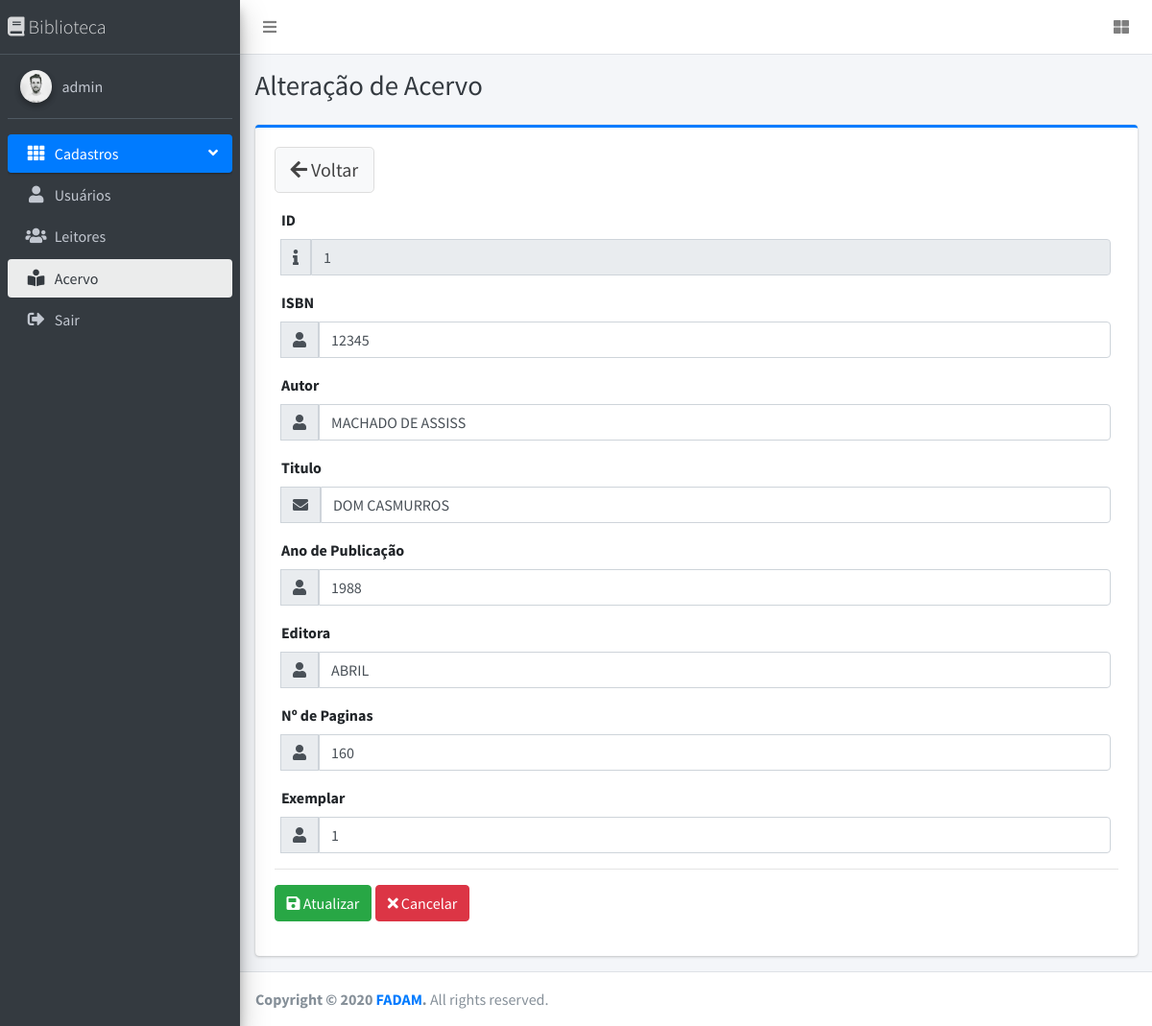
/acervo/frmalt.php?id=1 (signed in), run on the app's committed database.
### tables this page shows
CREATE TABLE `tbacervo` (
  `id_acervo` int(11) UNSIGNED NOT NULL,
  `isbn` varchar(13) DEFAULT NULL,
  `autor` varchar(50) DEFAULT NULL,
  `titulo` varchar(80) DEFAULT NULL,
  `ano_publicacao` int(4) DEFAULT NULL,
  `editora` varchar(30) DEFAULT NULL,
  `npaginas` int(11) DEFAULT NULL,
  `exemplar` int(2) DEFAULT NULL,
  `status` char(1) DEFAULT 'd'
);

### db/PdoConexao.class.php (called while the page is built)
<?php
class PdoConexao{
	private static $instancia;
	public static function getInstancia(){
		if(!isset(self::$instancia)){
			try{
				$dns = 'mysql:host=localhost;dbname=dbbiblioteca';
				$usuario = 'root';
				$senha = '';
				self::$instancia = new PDO($dns, $usuario, $senha);
				self::$instancia -> setAttribute(PDO::ATTR_ERRMODE, PDO::ERRMODE_EXCEPTION);
			}catch(PDOException $excecao){
				echo $excecao -> getMessage();
				exit();
			}
		}
		return self::$instancia;
	}
}
?>

### db/AcervoCRUD.class.php (called while the page is built, shortened)
<?php
	class AcervoCRUD implements InterfaceCRUD{
		private $instanciaConexaoPdoAtiva;
		private $tabela;
		public function __construct(){
			$this->instanciaConexaoPdoAtiva = PdoConexao::getInstancia();
			$this->tabela = 'tbacervo';
		}
		public function ler($id){
			$sql = "select * from {$this->tabela} where id_acervo=:id";
			try{
				$operacao = $this-> instanciaConexaoPdoAtiva->prepare($sql);
				$operacao->bindValue(":id",$id,PDO::PARAM_INT);
				$operacao->execute();
				$linha = $operacao-> fetch(PDO::FETCH_OBJ);
				$isbn = $linha-> isbn;
				$autor = $linha-> autor;
				$titulo = $linha-> titulo;
				$ano_publicacao = $linha-> ano_publicacao;
				$editora = $linha-> editora;
				$npaginas = $linha-> npaginas;
				$exemplar = $linha-> exemplar;
				$acervo = new Acervo($isbn, $autor, $titulo, $ano_publicacao, $editora, $npaginas, $exemplar);
				$acervo->setId($id);
				return $acervo;
			}catch (PDOException $excecao){
				echo $excecao->getMessage();
			}
		}
	}
?>

### db/Acervo.class.php (called while the page is built, shortened)
<?php
class Acervo{
	private $id;
	private $isbn;
	private $autor;
	private $titulo;
	private $ano_publicacao;
	private $editora;
	private $npaginas;
	private $exemplar;
	public function __construct ($isbn, $autor, $titulo, $ano_publicacao, $editora, $npaginas, $exemplar){
		$this->isbn = $isbn;
		$this->autor = $autor;
		$this->titulo = $titulo;
		$this->ano_publicacao = $ano_publicacao;
		$this->editora = $editora;
		$this->npaginas = $npaginas;
		$this->exemplar = $exemplar;
	}
	public function getId(){
		return $this->id;
	}
	public function getIsbn(){
		return $this->isbn;
	}
	public function getAutor(){
		return $this->autor;
	}
	public function getTitulo(){
		return $this->titulo;
	}
	public function getAno_publicacao(){
		return $this->ano_publicacao;
	}
	public function getEditora(){
		return $this->editora;
	}
	public function getNpaginas(){
		return $this->npaginas;
	}
	public function getExemplar(){
		return $this->exemplar;
	}
	public function setId($id){
		$this->id = $id;
	}
}
?>

### acervo/frmalt.php (the view, shortened to what this page needs)
<?php
  if (isset($_GET['id'])) {
    include('../db/PdoConexao.class.php');
    include('../db/Acervo.class.php');
    include('../db/AcervoCRUD.class.php');
    $acervoCRUD = new AcervoCRUD();
    $busca = $acervoCRUD->ler($_GET['id']);
  }
?>
<!DOCTYPE html>
<html lang="pt-br">
<head>
  <link rel="stylesheet" href="../plugins/fontawesome-free/css/all.min.css">
  <link rel="stylesheet" href="../dist/css/adminlte.min.css">
</head>
<body class="hold-transition sidebar-mini">
<div class="wrapper">
  <nav class="main-header navbar navbar-expand navbar-white navbar-light">
    <ul class="navbar-nav">
      <li class="nav-item">
        <a class="nav-link" data-widget="pushmenu" href="#" role="button"><i class="fas fa-bars"></i></a>
      </li>
    </ul>
    <ul class="navbar-nav ml-auto">
      <li class="nav-item">
        <a class="nav-link" data-widget="control-sidebar" data-slide="true" href="#" role="button"><i
            class="fas fa-th-large"></i></a>
      </li>
    </ul>
  </nav>
  <aside class="main-sidebar sidebar-dark-primary elevation-4">
    <a href="../principal.php" class="brand-link">
      <i class="fa fa-book"></i>
      <span class="brand-text font-weight-light">Biblioteca</span>
    </a>
    <div class="sidebar">
      <div class="user-panel mt-3 pb-3 mb-3 d-flex">
        <div class="image">
          <img src="../dist/img/user1-128x128.jpg" class="img-circle elevation-2" alt="User Image">
        </div>
        <div class="info">
          <a href="#" class="d-block"><?php echo $_SESSION['nome_usuario'];?></a>
        </div>
      </div>
      <nav class="mt-2">
        <ul class="nav nav-pills nav-sidebar flex-column" data-widget="treeview" role="menu" data-accordion="false">
          <li class="nav-item has-treeview menu-open">
            <a href="#" class="nav-link active">
              <i class="nav-icon fas fa-th"></i>
              <p>
                Cadastros
                <i class="right fas fa-angle-left"></i>
              </p>
            </a>
            <ul class="nav nav-treeview">
              <li class="nav-item">
                <a href="../usuario/frmbusca.php" class="nav-link">
                  <i class="fas fa-user nav-icon"></i>
                  <p>Usuários</p>
                </a>
              </li>
              <li class="nav-item">
                <a href="../leitor/frmbusca.php" class="nav-link">
                  <i class="fas fa-users nav-icon"></i>
                  <p>Leitores</p>
                </a>
              </li>
              <li class="nav-item">
                <a href="frmbusca.php" class="nav-link active">
                  <i class="fas fa-book-reader nav-icon"></i>
                  <p>Acervo</p>
                </a>
              </li>
            </ul>
          </li>
          <li class="nav-item">
            <a href="../sair.php" class="nav-link">
              <i class="nav-icon fas fa-sign-out-alt"></i>
              <p>Sair</p>
            </a>
          </li>
        </ul>
      </nav>
    </div>
  </aside>
  <div class="content-wrapper">
    <div class="content-header">
      <div class="container-fluid">
        <div class="row mb-2">
          <div class="col-sm-6">
            <h1 class="m-0 text-dark">Alteração de Acervo</h1>
          </div>
        </div>
      </div>
    </div>
    <div class="content">
      <div class="container-fluid">
        <div class="row">
          <div class="col-lg-12">
            <div class="card card-primary card-outline">
              <div class="card-body">
                <form name="f1" action="../controle/acervo/atualizar.php?id='.$linha['id_usuario'].'" method="POST" onsubmit="return validar()">
                  <div class="form-group">
                    <a href="frmbusca.php" class="btn btn-lg btn-default"><i class="fa fa-arrow-left"></i>&nbsp;Voltar</a>
                  </div>
                  <div class="form-group">
                    <div class="col-md-12">
                      <label>ID</label>
                      <div class="input-group">
                        <div class="input-group-append">
                          <div class="input-group-text">
                            <span class="fa fa-info"></span>
                          </div>
                        </div>
                        <input value="<?php echo $busca->getId();?>" name="id" type="text" class="form-control" readonly="true">
                      </div>
                    </div>
                  </div>
                  <div class="form-group">
                    <div class="col-md-12">
                      <label>ISBN</label>
                      <div class="input-group">
                        <div class="input-group-append">
                          <div class="input-group-text">
                            <span class="fa fa-user"></span>
                          </div>
                        </div>
                        <input value="<?php echo $busca->getIsbn();?>" name="isbn" type="text" class="form-control" placeholder="Informe o ISBN" required>
                      </div>
                    </div>
                  </div>
                  <div class="form-group">
                    <div class="col-md-12">
                      <label>Autor</label>
                      <div class="input-group">
                        <div class="input-group-append">
                          <div class="input-group-text">
                            <span class="fa fa-user"></span>
                          </div>
                        </div>
                        <input value="<?php echo $busca->getAutor();?>" name="autor" type="text" class="form-control" placeholder="Informe o Autor" required>
                      </div>
                    </div>
                  </div>
                  <div class="form-group">
                    <div class="col-md-12">
                      <label>Titulo</label>
                      <div class="input-group">
                        <div class="input-group-append">
                          <div class="input-group-text">
                            <span class="fa fa-envelope"></span>
                          </div>
                        </div>
                        <input value="<?php echo $busca->getTitulo();?>" name="titulo" type="text" class="form-control" placeholder="Informe o Titulo" required>
                      </div>
                    </div>
                  </div>
                  <div class="form-group">
                    <div class="col-md-12">
                      <label>Ano de Publicação</label>
                      <div class="input-group">
                        <div class="input-group-append">
                          <div class="input-group-text">
                            <span class="fa fa-user"></span>
                          </div>
                        </div>
                        <input value="<?php echo $busca->getAno_publicacao();?>" name="ano_publicacao" type="text" class="form-control" placeholder="Informe o Ano de Publicação" required>
                      </div>
                    </div>
                  </div>
                  <div class="form-group">
                    <div class="col-md-12">
                      <label>Editora</label>
                      <div class="input-group">
                        <div class="input-group-append">
                          <div class="input-group-text">
                            <span class="fa fa-user"></span>
                          </div>
                        </div>
                        <input value="<?php echo $busca->getEditora();?>" name="editora" type="text" class="form-control" placeholder="Informe a Editora" required>
                      </div>
                    </div>
                  </div>
                  <div class="form-group">
                    <div class="col-md-12">
                      <label>Nº de Paginas</label>
                      <div class="input-group">
                        <div class="input-group-append">
                          <div class="input-group-text">
                            <span class="fa fa-user"></span>
                          </div>
                        </div>
                        <input value="<?php echo $busca->getNpaginas();?>" name="npaginas" type="text" class="form-control" placeholder="Informe o Nº de Paginas" required>
                      </div>
                    </div>
                  </div>
                  <div class="form-group">
                    <div class="col-md-12">
                      <label>Exemplar</label>
                      <div class="input-group">
                        <div class="input-group-append">
                          <div class="input-group-text">
                            <span class="fa fa-user"></span>
                          </div>
                        </div>
                        <input value="<?php echo $busca->getExemplar();?>" name="exemplar" type="text" class="form-control" placeholder="Informe o Exemplar" required>
                      </div>
                    </div>
                  </div>
                  <hr>
                  <div class="form-group">
                    <button type="submit" class="btn btn-success"><i class="fa fa-save"></i>&nbsp;Atualizar</button>
                    <a href="frmbusca.php" class="btn btn-danger"><i class="fa fa-times"></i>&nbsp;Cancelar</a>
                  </div>
                </form>
              </div>
            </div>
          </div>
        </div>
      </div>
    </div>
  </div>
  <footer class="main-footer">
    <strong>Copyright &copy; 2020 <a href="https://www.fadam.edu.br" target="_blank">FADAM</a>.</strong> All rights reserved.
  </footer>
</div>
</body>
</html>

### data on the page
tbacervo: id "1", isbn "12345", autor "MACHADO DE ASSISS", titulo "DOM CASMURROS", ano_publicacao "1988", editora "ABRIL", npaginas "160", exemplar "1"

### other printed values
$_SESSION['nome_usuario'] "admin"
